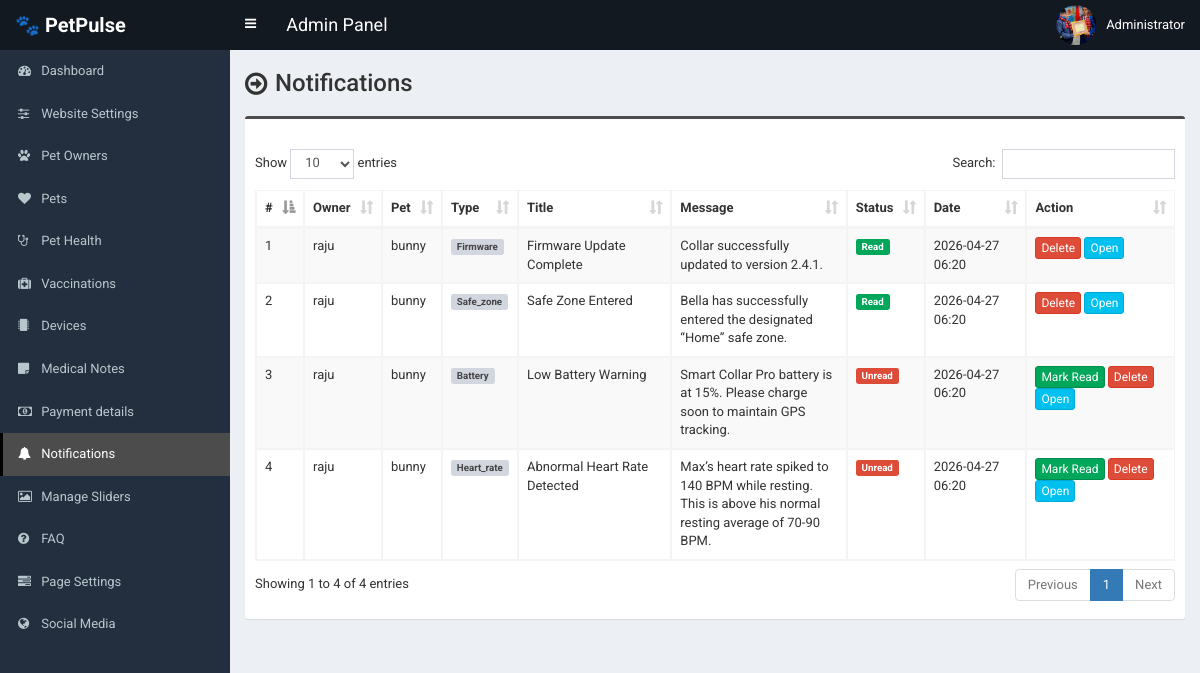
Before: /admin/notification.php (signed in) with the older database file.
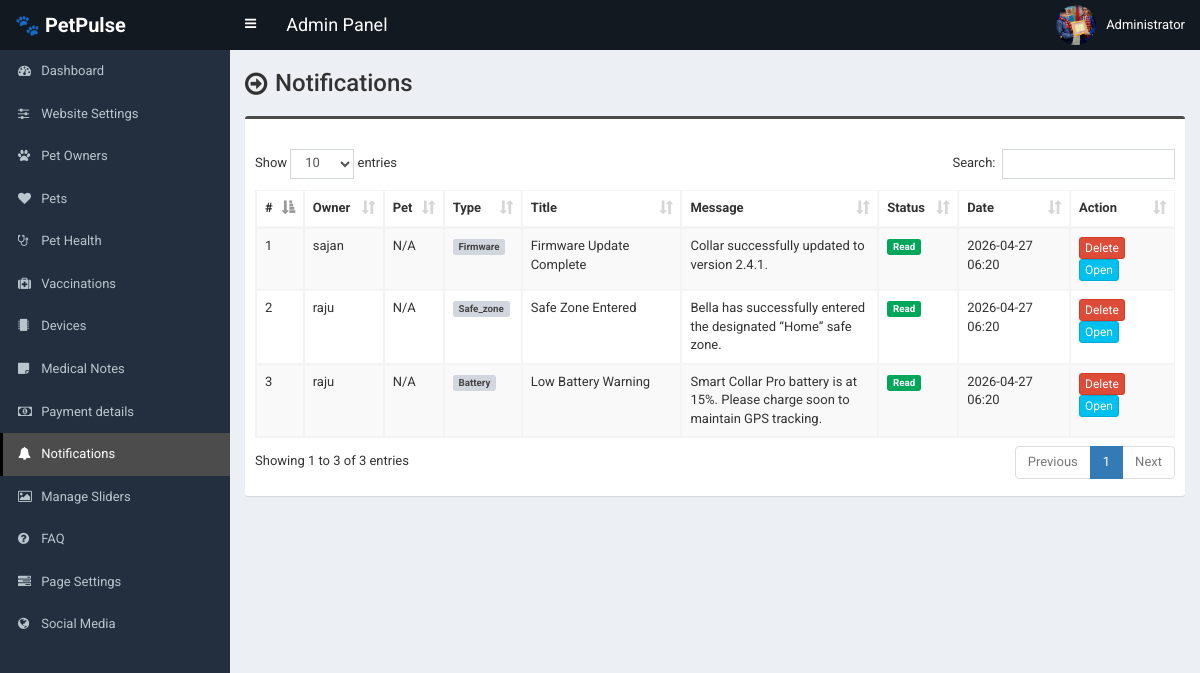
After: the same page with the newer database file.
### tables this page shows
CREATE TABLE IF NOT EXISTS `notifications` (
  `id` int NOT NULL AUTO_INCREMENT,
  `user_id` int NOT NULL,
  `pet_id` int DEFAULT NULL,
  `type` varchar(50) DEFAULT NULL,
  `title` varchar(255) NOT NULL,
  `message` text,
  `is_read` tinyint(1) DEFAULT '0',
  `link` varchar(255) DEFAULT NULL,
  `created_at` datetime DEFAULT CURRENT_TIMESTAMP,
  PRIMARY KEY (`id`),
  KEY `user_id` (`user_id`),
  KEY `pet_id` (`pet_id`)
);

CREATE TABLE IF NOT EXISTS `tbl_owner` (
  `owner_id` int NOT NULL AUTO_INCREMENT,
  `owner_name` varchar(100) NOT NULL,
  `owner_phone` varchar(20) NOT NULL,
  `owner_email` varchar(100) DEFAULT NULL,
  `password` varchar(255) NOT NULL,
  `owner_address` text,
  `owner_area` varchar(100) DEFAULT NULL,
  `owner_location` varchar(150) DEFAULT NULL,
  `owner_photo` varchar(200) DEFAULT NULL,
  `no_of_pets` int DEFAULT '0',
  `is_active` tinyint(1) DEFAULT '1',
  `created_at` timestamp NULL DEFAULT CURRENT_TIMESTAMP,
  `reset_token` varchar(255) DEFAULT NULL,
  `token_expires` datetime DEFAULT NULL,
  PRIMARY KEY (`owner_id`)
);

CREATE TABLE IF NOT EXISTS `tbl_pet` (
  `pet_id` int NOT NULL AUTO_INCREMENT,
  `owner_id` int NOT NULL,
  `pet_name` varchar(100) NOT NULL,
  `pet_type` varchar(50) DEFAULT NULL,
  `pet_breed` varchar(100) DEFAULT NULL,
  `pet_age` int DEFAULT NULL,
  `weight_lbs` decimal(6,2) DEFAULT NULL,
  `daily_goal_minutes` int DEFAULT NULL,
  `pet_latitude` decimal(10,7) DEFAULT NULL COMMENT 'GPS Latitude of pet location',
  `pet_longitude` decimal(10,7) DEFAULT NULL COMMENT 'GPS Longitude of pet location',
  `location_speed_mph` decimal(6,2) DEFAULT NULL,
  `recorded_at` timestamp NULL DEFAULT CURRENT_TIMESTAMP,
  `pet_location_name` varchar(255) DEFAULT NULL COMMENT 'Reverse-geocoded address / area name',
  `pet_location_at` datetime DEFAULT NULL COMMENT 'Timestamp of last GPS reading',
  `pet_temperature` decimal(5,2) DEFAULT NULL COMMENT 'Body temperature in °C (normal 37.5–39.2)',
  `pet_heartbeat` smallint UNSIGNED DEFAULT NULL COMMENT 'Heart rate BPM (normal 60–140)',
  `pet_spo2` tinyint UNSIGNED DEFAULT NULL COMMENT 'Blood oxygen % (normal 95–100)',
  `pet_respiratory_rate` tinyint UNSIGNED DEFAULT NULL COMMENT 'Breaths per minute (normal 10–30)',
  `pet_steps` int UNSIGNED DEFAULT NULL COMMENT 'Step count for the day',
  `pet_activity_level` enum('resting','low','moderate','high','very_high') DEFAULT NULL COMMENT 'Derived from accelerometer',
  `pet_calories_burned` decimal(7,2) DEFAULT NULL COMMENT 'Estimated kcal burned today',
  `pet_emotion` enum('happy','calm','anxious','agitated','sad','excited','unknown') DEFAULT 'unknown' COMMENT 'AI-detected emotional state',
  `pet_emotion_score` tinyint UNSIGNED DEFAULT NULL COMMENT 'Confidence score 0–100',
  `pet_bark_count` smallint UNSIGNED DEFAULT NULL COMMENT 'Barks detected in last hour',
  `pet_ambient_temp` decimal(5,2) DEFAULT NULL COMMENT 'Surrounding air temperature °C',
  `pet_ambient_humidity` decimal(5,2) DEFAULT NULL COMMENT 'Surrounding humidity %',
  `pet_device_id` varchar(100) DEFAULT NULL COMMENT 'IoT collar unique identifier',
  `pet_device_battery` tinyint UNSIGNED DEFAULT NULL COMMENT 'Battery level 0–100%',
  `pet_device_online` tinyint(1) NOT NULL DEFAULT '0' COMMENT '1 = collar online and transmitting',
  `pet_signal_strength` tinyint DEFAULT NULL COMMENT 'RSSI signal strength dBm',
  `pet_alert_status` enum('normal','warning','critical') DEFAULT 'normal' COMMENT 'Current health alert level',
  `pet_last_alert` varchar(255) DEFAULT NULL COMMENT 'Last triggered alert description',
  `pet_alert_at` datetime DEFAULT NULL COMMENT 'Timestamp of last alert',
  `pet_last_sync` datetime DEFAULT NULL COMMENT 'Last IoT device sync time',
  `created_at` datetime DEFAULT CURRENT_TIMESTAMP,
  `updated_at` datetime DEFAULT CURRENT_TIMESTAMP ON UPDATE CURRENT_TIMESTAMP,
  `pet_image` varchar(255) DEFAULT NULL,
  PRIMARY KEY (`pet_id`),
  KEY `owner_id` (`owner_id`),
  KEY `idx_device` (`pet_device_id`),
  KEY `idx_alert` (`pet_alert_status`),
  KEY `idx_emotion` (`pet_emotion`),
  KEY `idx_device_online` (`pet_device_online`),
  KEY `idx_last_sync` (`pet_last_sync`)
);

### admin/notification.php (the view, shortened to what this page needs)
<?php require_once('header.php'); ?>
<section class="content-header">
    <div class="content-header-left">
        <h1>Notifications</h1>
    </div>
</section>
<section class="content">
<div class="box box-info">
<div class="box-body table-responsive">
<table id="example1" class="table table-bordered table-hover table-striped">
<thead>
<tr>
    <th>#</th>
    <th>Owner</th>
    <th>Pet</th>
    <th>Type</th>
    <th>Title</th>
    <th>Message</th>
    <th>Status</th>
    <th>Date</th>
    <th>Action</th>
</tr>
</thead>
<tbody>
<?php
$i = 0;
$statement = $pdo->prepare("
    SELECT
        n.*,
        p.pet_name,
        o.owner_name
    FROM notifications n
    LEFT JOIN tbl_pet p ON n.pet_id = p.pet_id
    LEFT JOIN tbl_owner o ON n.user_id = o.owner_id
    ORDER BY n.id DESC
");
$statement->execute();
$result = $statement->fetchAll(PDO::FETCH_ASSOC);
foreach($result as $row){
$i++;
?>
<tr>
    <td><?php echo $i; ?></td>
    <td>
        <?php echo htmlspecialchars($row['owner_name'] ?? 'N/A'); ?>
    </td>
    <td>
        <?php echo htmlspecialchars($row['pet_name'] ?? 'N/A'); ?>
    </td>
    <td>
        <?php
        $type = strtolower($row['type']);
        $label = 'default';
        ?>
        <span class="label label-<?php echo $label; ?>">
            <?php echo ucfirst($type); ?>
        </span>
    </td>
    <td><?php echo htmlspecialchars($row['title'] ?? ''); ?></td>
    <td style="max-width:200px;">
        <?php echo htmlspecialchars($row['message'] ?? ''); ?>
    </td>
    <td>
        <?php if(!empty($row['is_read'])): ?>
            <span class="label label-success">Read</span>
        <?php else: ?>
            <span class="label label-danger">Unread</span>
        <?php endif; ?>
    </td>
    <td>
        <?php
        echo !empty($row['created_at'])
            ? date('Y-m-d H:i', strtotime($row['created_at']))
            : '-';
        ?>
    </td>
    <td>
        <?php if(empty($row['is_read'])): ?>
        <a href="notification-mark-read.php?id=<?php echo $row['id']; ?>"
           class="btn btn-success btn-xs">
           Mark Read
        </a>
        <?php endif; ?>
        <a href="notification-delete.php?id=<?php echo $row['id']; ?>"
           class="btn btn-danger btn-xs"
           onclick="return confirm('Delete this notification?')">
           Delete
        </a>
        <?php if(!empty($row['link'])): ?>
        <a href="<?php echo $row['link']; ?>"
           class="btn btn-info btn-xs">
           Open
        </a>
        <?php endif; ?>
    </td>
</tr>
<?php } ?>
</tbody>
</table>
</div>
</div>
</section>
<?php require_once('footer.php'); ?>

### admin/header.php (shortened to what this page needs)
<!DOCTYPE html>
<html>
<head>
	<link rel="stylesheet" href="css/bootstrap.min.css">
	<link rel="stylesheet" href="css/font-awesome.min.css">
	<link rel="stylesheet" href="css/ionicons.min.css">
	<link rel="stylesheet" href="css/datepicker3.css">
	<link rel="stylesheet" href="css/all.css">
	<link rel="stylesheet" href="css/select2.min.css">
	<link rel="stylesheet" href="css/dataTables.bootstrap.css">
	<link rel="stylesheet" href="css/jquery.fancybox.css">
	<link rel="stylesheet" href="css/AdminLTE.min.css">
	<link rel="stylesheet" href="css/_all-skins.min.css">
	<link rel="stylesheet" href="css/on-off-switch.css"/>
	<link rel="stylesheet" href="css/summernote.css">
	<link rel="stylesheet" href="style.css">
</head>
<body class="hold-transition fixed skin-blue sidebar-mini">
	<div class="wrapper">
		<header class="main-header">
			<a href="index.php" class="logo">
				<span class="logo-lg"><strong>🐾 PetPulse</strong></span>
			</a>
			<nav class="navbar navbar-static-top">
				<a href="#" class="sidebar-toggle" data-toggle="offcanvas" role="button">
				</a>
				<span style="float:left;line-height:50px;color:#fff;padding-left:15px;font-size:18px;">Admin Panel</span>
				<div class="navbar-custom-menu">
					<ul class="nav navbar-nav">
						<li class="dropdown user user-menu">
							<a href="#" class="dropdown-toggle" data-toggle="dropdown">
								<img src="assets/uploads/<?php echo $_SESSION['user']['photo']; ?>" class="user-image" alt="User Image">
								<span class="hidden-xs"><?php echo $_SESSION['user']['full_name']; ?></span>
							</a>
						</li>
					</ul>
				</div>
			</nav>
		</header>
  		<?php $cur_page = substr($_SERVER["SCRIPT_NAME"],strrpos($_SERVER["SCRIPT_NAME"],"/")+1); ?>
  		<aside class="main-sidebar">
    		<section class="sidebar">
      			<ul class="sidebar-menu">
			        <li class="treeview <?php if($cur_page == 'index.php') {echo 'active';} ?>">
			          <a href="index.php">
			            <i class="fa fa-dashboard"></i> <span>Dashboard</span>
			          </a>
			        </li>
			        <li class="treeview <?php if( ($cur_page == 'settings.php') ) {echo 'active';} ?>">
			          <a href="settings.php">
			            <i class="fa fa-sliders"></i> <span>Website Settings</span>
			          </a>
			        </li>
                <li class="<?php if($cur_page == 'owner.php') {echo 'active';} ?>">
    <a href="owner.php">
        <i class="fa fa-paw"></i> <span>Pet Owners</span>
    </a>
</li>
<li class="<?php if($cur_page == 'pet.php') {echo 'active';} ?>">
    <a href="pet.php">
        <i class="fa fa-heart"></i> <span>Pets</span>
    </a>
</li>
<li class="<?php if($cur_page == 'health.php') {echo 'active';} ?>">
    <a href="health.php">
        <i class="fa fa-stethoscope"></i> <span>Pet Health</span>
    </a>
</li>
<li class ="<?php if($cur_page == 'vaccination.php') {echo 'active';} ?>">
    <a href="vaccination.php">
        <i class="fa fa-medkit"></i></i> <span>Vaccinations</span>
    </a>
</li>
<li class ="<?php if($cur_page == 'device.php') {echo 'active';} ?>">
    <a href="device.php">
        <i class="fa fa-microchip"></i> <span>Devices</span>
    </a>
</li>
<li class ="<?php if($cur_page == 'medical.php') {echo 'active';} ?>">
    <a href="medical.php">
        <i class="fa fa-sticky-note"></i> <span>Medical Notes</span>
    </a>
</li>
<li class ="<?php if($cur_page == 'payment.php') {echo 'active';} ?>">
    <a href="payment.php">
        <i class="fa fa-money"></i> <span>Payment details</span>
    </a>
</li>
<li class="<?php if($cur_page == 'notification.php') {echo 'active';} ?>">
    <a href="notification.php">
        <i class="fa fa-bell"></i> <span>Notifications</span>
    </a>
</li>
                     <li class="treeview <?php if( ($cur_page == 'slider.php') ) {echo 'active';} ?>">
			          <a href="slider.php">
			            <i class="fa fa-picture-o"></i> <span>Manage Sliders</span>
			          </a>
			        </li>
			      			        <li class="treeview <?php if( ($cur_page == 'faq.php') ) {echo 'active';} ?>">
			          <a href="faq.php">
			            <i class="fa fa-question-circle"></i> <span>FAQ</span>
			          </a>
			        </li>
			        <li class="treeview <?php if( ($cur_page == 'page.php') ) {echo 'active';} ?>">
			          <a href="page.php">
			            <i class="fa fa-tasks"></i> <span>Page Settings</span>
			          </a>
			        </li>
			        <li class="treeview <?php if( ($cur_page == 'social-media.php') ) {echo 'active';} ?>">
			          <a href="social-media.php">
			            <i class="fa fa-globe"></i> <span>Social Media</span>
			          </a>
			        </li>
      			</ul>
    		</section>
  		</aside>
  		<div class="content-wrapper">

### admin/footer.php (shortened to what this page needs)
		</div>
	</div>
</body>
</html>

### admin/style.css (style rules this page uses)
body { font-size: 13px; font-family: "Roboto", sans-serif; }
.navbar-nav > .user-menu .user-image { width: 40px; height: 40px; margin-top: -10px; }
.content-header > h1, .content-header .content-header-left h1 { font-family: "Roboto", sans-serif; }
.main-header .logo { text-align: left; }
.main-header .logo .logo-lg { font-family: "Roboto", sans-serif; }
.box-info { padding-top: 20px; }
.content-header { overflow: hidden; }
.content-header .content-header-left { float: left; padding-top: 5px; }
.content-header .content-header-left h1 { margin-top: 0; margin-bottom: 0; padding-left: 30px; padding-bottom: 5px; font-size: 24px; position: relative; }
.content-header .content-header-left h1:before { position: absolute; top: 0; left: 0; font-family: "FontAwesome", sans-serif; font-size: 26px; content: "\f18e"; }
.skin-blue .sidebar-menu > li:hover > a, .skin-blue .sidebar-menu > li.active > a { color: #fff; background: #3c8dbc; border-left-color: #3c8dbc; }
.skin-blue .main-header .logo, .skin-blue .main-header .logo:hover, .skin-blue .main-header .navbar, .skin-blue .main-header .navbar .sidebar-toggle:hover { background-color: #131921; }
.skin-blue .sidebar-menu > li:hover > a, .skin-blue .sidebar-menu > li.active > a { background-color: #4c4c4c; border-left-color: #000000; }
.box.box-info { border-top-color: #4c4c4c; }

Changed rows visible on the page:
removed notifications: tbl_owner.owner_name "raju", pet.pet_name "bunny", type "Heart_rate", title "Abnormal Heart Rate Detected", message "Max’s heart rate spiked to 140 BPM while resting. This is above his normal resting average of 70-90 BPM.", is_read "Unread", created_at "2026-04-27 06:20"
changed notifications "Firmware Update Complete": tbl_owner.owner_name "raju" → "sajan"; pet.pet_name "bunny" → "N/A"
computed for notifications "Safe Zone Entered": pet.pet_name "bunny" → "N/A"
changed notifications "Low Battery Warning": pet.pet_name "bunny" → "N/A"; is_read "Unread Mark Read" → "Read"
Other visible differences:
text written by a page script: "Show entries Search: Showing 1 to 4 of 4 entries Previous 1 Next" → "Show entries Search: Showing 1 to 3 of 3 entries Previous 1 Next"
